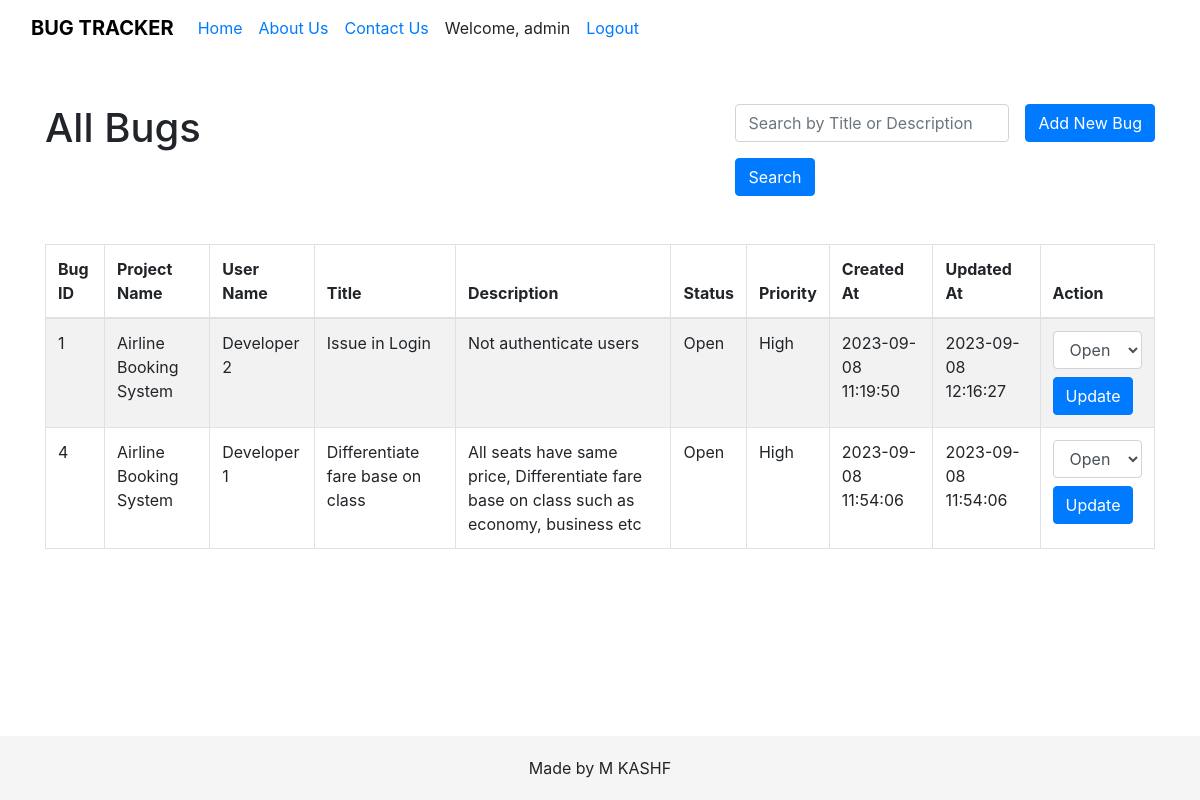
The page /allbug.php (signed in) on the database its author committed.
### tables this page shows
CREATE TABLE `bug` (
  `bug_id` int(11) NOT NULL,
  `project_id` int(11) NOT NULL,
  `user_id` int(11) NOT NULL,
  `title` varchar(255) NOT NULL,
  `description` text DEFAULT NULL,
  `status` enum('Open','In Progress','Resolved','Closed') NOT NULL DEFAULT 'Open',
  `priority` enum('Low','Medium','High') NOT NULL DEFAULT 'Medium',
  `created_at` timestamp NOT NULL DEFAULT current_timestamp(),
  `updated_at` timestamp NOT NULL DEFAULT current_timestamp() ON UPDATE current_timestamp()
);

CREATE TABLE `project` (
  `project_id` int(11) NOT NULL,
  `project_name` varchar(255) NOT NULL,
  `project_description` text DEFAULT NULL,
  `start_date` date DEFAULT NULL,
  `end_date` date DEFAULT NULL,
  `status` enum('Not Started','In Progress','Completed','On Hold') NOT NULL DEFAULT 'Not Started',
  `created_at` timestamp NOT NULL DEFAULT current_timestamp(),
  `updated_at` timestamp NOT NULL DEFAULT current_timestamp() ON UPDATE current_timestamp()
);

CREATE TABLE `user` (
  `user_id` int(11) NOT NULL,
  `username` varchar(255) NOT NULL,
  `password` varchar(255) NOT NULL,
  `email` varchar(255) NOT NULL,
  `user_role` enum('admin','developer','user') NOT NULL
);

### allbug.php (the view, shortened to what this page needs)
<?php
include 'header.php';
$searchKeyword = "";
if ($_SERVER["REQUEST_METHOD"] == "POST" && isset($_POST['search'])) {
    $searchKeyword = mysqli_real_escape_string($conn, $_POST["searchKeyword"]);
    $query = "SELECT Bug.*, Project.project_name, User.username
              FROM Bug
              INNER JOIN Project ON Bug.project_id = Project.project_id
              INNER JOIN User ON Bug.user_id = User.user_id
              WHERE Bug.title LIKE '%$searchKeyword%' OR Bug.description LIKE '%$searchKeyword%'";
} else {
    $query = "SELECT Bug.*, Project.project_name, User.username
              FROM Bug
              INNER JOIN Project ON Bug.project_id = Project.project_id
              INNER JOIN User ON Bug.user_id = User.user_id";
}
$result = mysqli_query($conn, $query);
?>
<!DOCTYPE html>
<html lang="en">
<head>
    <link rel="stylesheet" href="https://cdn.jsdelivr.net/npm/bootstrap@4.4.1/dist/css/bootstrap.min.css"
>
</head>
<body>
<div class="container mt-5">
    <h1 class="float-left">All Bugs</h1>
    <a href="add_bug.php" class="btn btn-primary float-right mb-3">Add New Bug</a>
    <form class="float-right mr-3" method="POST" action="<?php echo htmlspecialchars($_SERVER["PHP_SELF"]); ?>">
        <div class="form-group">
            <input type="text" class="form-control" name="searchKeyword" placeholder="Search by Title or Description"
                   value="<?php echo $searchKeyword; ?>">
        </div>
        <button type="submit" name="search" class="btn btn-primary">Search</button>
    </form>
    <div class="clearfix"></div>
    <br><br>
    <?php
    if (mysqli_num_rows($result) > 0) {
        echo '<table class="table table-bordered table-striped">';
        echo '<thead>';
        echo '<tr>';
        echo '<th>Bug ID</th>';
        echo '<th>Project Name</th>';
        echo '<th>User Name</th>';
        echo '<th>Title</th>';
        echo '<th>Description</th>';
        echo '<th>Status</th>';
        echo '<th>Priority</th>';
        echo '<th>Created At</th>';
        echo '<th>Updated At</th>';
        echo '<th>Action</th>';
        echo '</tr>';
        echo '</thead>';
        echo '<tbody>';
        while ($row = mysqli_fetch_assoc($result)) {
            echo '<tr>';
            echo '<td>' . $row['bug_id'] . '</td>';
            echo '<td>' . $row['project_name'] . '</td>';
            echo '<td>' . $row['username'] . '</td>';
            echo '<td>' . $row['title'] . '</td>';
            echo '<td>' . $row['description'] . '</td>';
            echo '<td>' . $row['status'] . '</td>';
            echo '<td>' . $row['priority'] . '</td>';
            echo '<td>' . $row['created_at'] . '</td>';
            echo '<td>' . $row['updated_at'] . '</td>';
            echo '<td>';
            echo '<form action="update_bug_status.php" method="post">';
            echo '<select name="status" class="form-control">';
            echo '<option value="Open" ' . ($row['status'] === 'Open' ? 'selected' : '') . '>Open</option>';
            echo '</select>';
            echo '<button type="submit" class="btn btn-primary mt-2">Update</button>';
            echo '</form>';
            echo '</td>';
            echo '</tr>';
        }
        echo '</tbody>';
        echo '</table>';
    } else {
        echo 'No bugs found.';
    }
    ?>
</div>
</body>
</html>

### header.php (shortened to what this page needs)
<?php
function determineHomeURL() {
    if (isset($_SESSION['user_role'])) {
        if ($_SESSION['user_role'] === 'admin') {
            return 'admin_dashboard.php';
        } elseif ($_SESSION['user_role'] === 'developer') {
            return 'developer_dashboard.php';
        } else {
            return 'index.php';
        }
    } else {
        return 'index.php';
    }
}
?>
<!doctype html>
<html lang="en">
  <head>
    <link rel="stylesheet" href="https://cdn.jsdelivr.net/npm/bootstrap@4.4.1/dist/css/bootstrap.min.css">
  </head>
  <body>
    <nav class="navbar navbar-expand-lg bg-body-tertiary">
      <div class="container-fluid">
        <a class="navbar-brand" href="index.php" style="color: black;font-weight: bold;">BUG TRACKER</a>
        <div class="collapse navbar-collapse" id="navbarNav">
          <ul class="navbar-nav">
          <li class="nav-item">
    <a class="nav-link active" aria-current="page" href="<?php echo determineHomeURL(); ?>">Home</a>
</li>
            <li class="nav-item">
              <a class="nav-link" href="about.php">About Us</a>
            </li>
            <li class="nav-item">
              <a class="nav-link" href="contact.php">Contact Us</a>
            </li>
            <?php
            if (isset($_SESSION['username'])) {
              echo '<li class="nav-item">';
              echo '<a class="nav-link">Welcome, ' . $_SESSION['username'] . '</a>';
              echo '</li>';
              echo '<li class="nav-item">';
              echo '<a class="nav-link" href="logout.php">Logout</a>';
              echo '</li>';
            }
            ?>
          </ul>
        </div>
      </div>
    </nav>
  </body>
</html>
<?php
include 'footer.php';
?>

### footer.php (shortened to what this page needs)
<!doctype html>
<html lang="en">
  <head>
    <link rel="stylesheet" href="https://cdn.jsdelivr.net/npm/bootstrap@4.4.1/dist/css/bootstrap.min.css">
  </head>
  <body>
  <footer style=" background-color: #f5f5f5;position: fixed;bottom: 0; width: 100vw; padding: 20px; text-align: center;">
    Made by M KASHF
</footer>
  </body>
</html>

### rows shown on the page
bug: bug_id "1", project.project_name "Airline Booking System", user.username "Developer 2", title "Issue in Login", description "Not authenticate users", status "Open", priority "High", created_at "2023-09-08 11:19:50", updated_at "2023-09-08 12:16:27"
bug: bug_id "4", project.project_name "Airline Booking System", user.username "Developer 1", title "Differentiate fare base on class", description "All seats have same price, Differentiate fare base on class such as economy, business etc", status "Open", priority "High", created_at "2023-09-08 11:54:06", updated_at "2023-09-08 11:54:06"

### other values the page prints
$_SESSION['username'] "admin"
